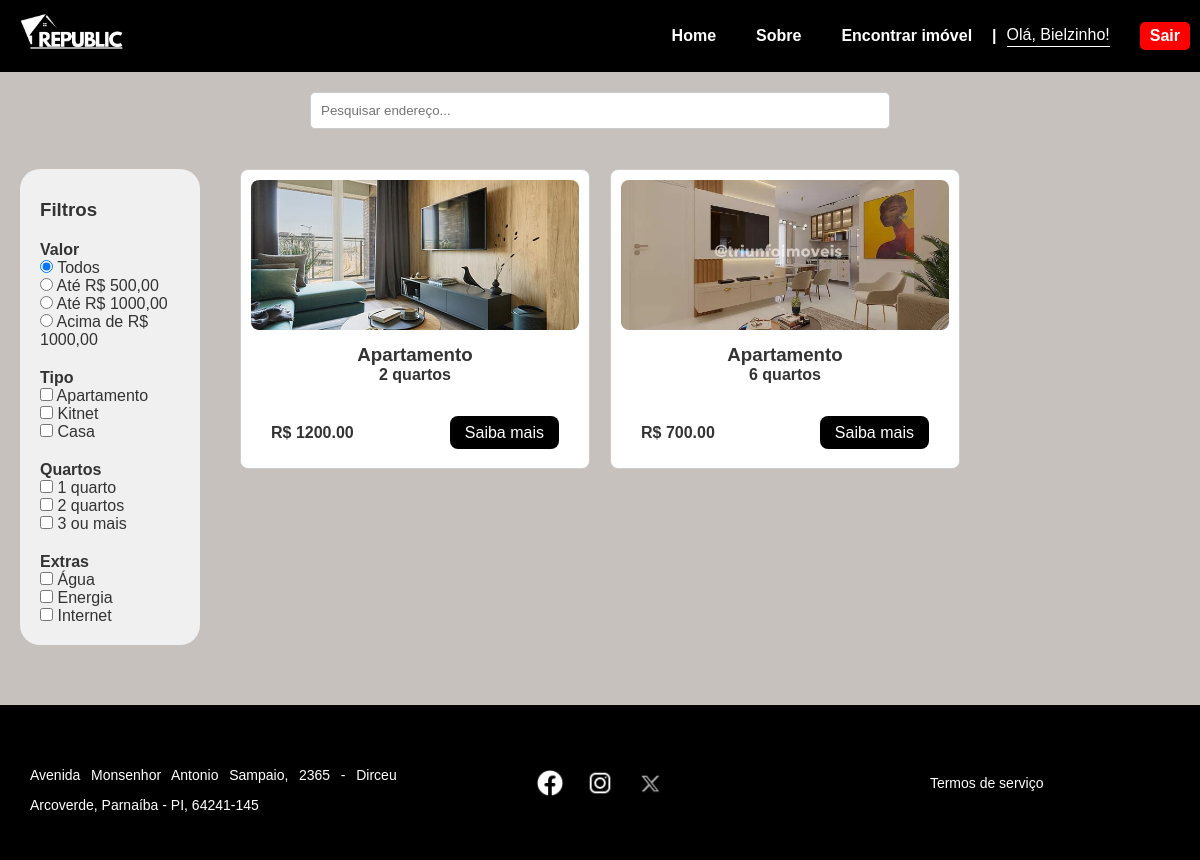
Screenshot of /pesquisa (signed in) with the database file from the repository.
### tables this page shows
CREATE TABLE usuarios (
    id INTEGER PRIMARY KEY AUTOINCREMENT,
    nome TEXT NOT NULL,
    email TEXT NOT NULL UNIQUE,
    senha TEXT NOT NULL,
    celular TEXT NOT NULL
);

CREATE TABLE apartamentos (
    id INTEGER PRIMARY KEY AUTOINCREMENT,
    endereco TEXT,
    bairro TEXT,
    numero TEXT,
    cep TEXT,
    complemento TEXT,
    valor REAL,
    quartos INTEGER,
    banheiros INTEGER,
    inclusos TEXT,
    outros TEXT,
    descricao TEXT,
    imagem TEXT,
    tipo TEXT
, usuario_id INTEGER);

### app.py (the view)
@app.route('/pesquisa')
def pesquisa():
    conn = sqlite3.connect('instance/banco.db')
    cursor = conn.cursor()
    cursor.execute("SELECT id, tipo, quartos, valor, endereco, inclusos, imagem FROM apartamentos")
    rows = cursor.fetchall()
    conn.close()
    apartamentos = []
    for row in rows:
        apt = {
            'id': row[0],
            'tipo': row[1],
            'quartos': row[2],
            'valor': row[3],
            'endereco': row[4],
            'inclusos': row[5].split(',') if row[5] else [],
            'imagens': row[6].split(',') if row[6] else ['default.jpg']
        }
        apartamentos.append(apt)
    return render_template('pesquisa.html', apartamentos=apartamentos)

### app.py (called while the page is built)
def obter_usuario_nome():
    if 'usuario_id' in session:
        conn = sqlite3.connect('instance/banco.db')
        cursor = conn.cursor()
        cursor.execute('SELECT nome FROM usuarios WHERE id = ?', (session['usuario_id'],))
        usuario = cursor.fetchone()
        conn.close()
        if usuario:
            return usuario[0]
    return None

@app.context_processor
def inject_usuario_nome():
    return dict(usuario_nome=obter_usuario_nome())

### templates/pesquisa.html (shortened to what this page needs)
<!DOCTYPE html>
<html lang="pt-BR">
<head>
    <link rel="stylesheet" href="{{ url_for('static', filename='css/style.css') }}">
    <link rel="stylesheet" href="{{ url_for('static', filename='css/pesquisa.css') }}">
</head>
<body>
    <header class="header">
        <div class="logo">
            <a href="{{ url_for('index') }}">
                <img src="{{ url_for('static', filename='img/logo/logo_branca.png') }}" alt="Republic Logo">
            </a>
        </div>
        <nav class="nav">
            <a href="{{ url_for('index') }}">Home</a>
            <a href="{{ url_for('sobre') }}">Sobre</a>
            <a href="{{ url_for('pesquisa') }}">Encontrar imóvel</a>
            {% if usuario_nome %}
                <div class="user-info">
                    <div class="separator">|</div>
                    <span class="saudacao">Olá, {{ usuario_nome }}!</span>
                    <a href="{{ url_for('logout') }}" class="logout-btn">Sair</a>
                </div>
            {% else %}
                <a href="{{ url_for('cadastro') }}">Login / Cadastro</a>
            {% endif %}
        </nav>
    </header>
    <section class="search-bar">
        <input type="text" id="searchInput" placeholder="Pesquisar endereço...">
    </section>
    <main>
        <aside class="filters">
            <h3>Filtros</h3>
            <h4>Valor</h4>
            <label><input type="radio" name="valor" value="todos" checked> Todos</label><br>
            <label><input type="radio" name="valor" value="500"> Até R$ 500,00</label><br>
            <label><input type="radio" name="valor" value="1000"> Até R$ 1000,00</label><br>
            <label><input type="radio" name="valor" value="acima"> Acima de R$ 1000,00</label>
            <h4>Tipo</h4>
            <label><input type="checkbox" name="tipo" value="apartamento"> Apartamento</label><br>
            <label><input type="checkbox" name="tipo" value="kitnet"> Kitnet</label><br>
            <label><input type="checkbox" name="tipo" value="casa"> Casa</label>
            <h4>Quartos</h4>
            <label><input type="checkbox" name="quartos" value="1"> 1 quarto</label><br>
            <label><input type="checkbox" name="quartos" value="2"> 2 quartos</label><br>
            <label><input type="checkbox" name="quartos" value="3"> 3 ou mais</label>
            <h4>Extras</h4>
            <label><input type="checkbox" name="extras" value="agua"> Água</label><br>
            <label><input type="checkbox" name="extras" value="energia"> Energia</label><br>
            <label><input type="checkbox" name="extras" value="internet"> Internet</label>
        </aside>
        <section class="cards" id="cardContainer">
            {% for apt in apartamentos %}
            <div class="card"
                data-tipo="{{ apt.tipo }}"
                data-quartos="{{ apt.quartos }}"
                data-valor="{{ apt.valor }}"
                data-extras="{{ apt.inclusos|join(',') }}"
                data-endereco="{{ apt.endereco }}">
                <div class="imagens-card">
                    {% set primeira_imagem = apt.imagens[0] if apt.imagens else 'default.jpg' %}
                    <img src="{{ url_for('static', filename='img/apts/' ~ primeira_imagem) }}" alt="Imagem do imóvel">
                </div>
                <h3>{{ apt.tipo|capitalize }}</h3>
                <p>{{ apt.quartos }} quarto{{ 's' if apt.quartos > 1 }}</p>
                <div class="card-footer">
                    <p class="preco">R$ {{ "%.2f"|format(apt.valor|float) }}</p>
                    <div class="botao">
                        <a href="{{ url_for('detalhes_apartamento', id=apt.id) }}">Saiba mais</a>
                    </div>
                </div>
            </div>
            {% endfor %}
        </section>
    </main>
    <footer class="footer">
        <div class="footer-content">
            <div class="container text-center">
                <div class="row">
                    <div class="col">
                        <p>Avenida Monsenhor Antonio Sampaio, 2365 - Dirceu Arcoverde, Parnaíba - PI, 64241-145</p>
                    </div>
                    <div class="col">
                        <div class="socials">
                            <a href="#"><img src="{{ url_for('static', filename='img/socials/facebook.png') }}" alt="Facebook"></a>
                            <a href="#"><img src="{{ url_for('static', filename='img/socials/ig.png') }}" alt="Instagram"></a>
                            <a href="#"><img src="{{ url_for('static', filename='img/socials/x.webp') }}" alt="X"></a>
                        </div>
                    </div>
                    <div class="col">
                        <a href="{{ url_for('termos') }}">Termos de serviço</a>
                    </div>
                </div>
            </div>
        </div>
    </footer>
</body>
</html>

### static/css/style.css (style rules this page uses)
* { margin: 0; padding: 0; box-sizing: border-box; }
body { font-family: Arial, sans-serif; background-color: #c6c1bd; color: #333; }
.nav { display: flex; align-items: center; gap: 20px; }
.user-info { display: flex; align-items: center; gap: 10px; }
.separator { color: white; font-weight: bold; }
.saudacao { color: white; border-bottom: 1px solid white; padding-bottom: 2px; }
.logout-btn { background-color: red; color: white; padding: 5px 10px; border-radius: 5px; text-decoration: none; font-weight: bold; transition: background-color 0.3s; }
.header { background: rgb(0, 0, 0); display: flex; align-items: center; justify-content: space-between; padding: 10px; }
.logo img { width: 120px; }
.nav a { color: white; text-decoration: none; margin-left: 20px; font-weight: bold; }
.container { padding: 30px 50px; }
.container p { text-align: justify; line-height: 30px; margin-top: 15px; }
.card { background-color: rgba(255, 255, 255, 0.849); padding: 20px; border-radius: 10px; width: 300px; height: 250px; }
.card img { width: 50px; height: 50px; margin-top: 25%; margin-bottom: 10px; }
.card p { font-size: 16px; font-weight: bold; }
.footer { background-color: black; color: white; padding: 30px 0; font-size: 14px; }
.footer-content .container { max-width: 1200px; margin: 0 auto; padding: 0 20px; }
.footer-content .row { display: flex; justify-content: space-between; align-items: center; flex-wrap: wrap; text-align: center; }
.footer-content .col { flex: 1; padding: 10px; }
.footer-content .socials a img { width: 30px; margin: 0 8px; vertical-align: middle; }
.footer-content a { color: white; text-decoration: none; }

### static/css/pesquisa.css (style rules this page uses)
.search-bar { margin: 20px; text-align: center; }
.search-bar input { padding: 10px; width: 50%; border-radius: 5px; border: 1px solid #ccc; }
main { display: flex; }
.filters { width: 15%; padding: 20px; background: #f0f0f0; margin: 20px; border-radius: 20px; }
.filters h3 { margin-top: 10px; }
.filters h4 { margin-top: 20px; }
.cards { width: 80%; padding: 20px; display: grid; grid-template-columns: repeat(3, 1fr); gap: 20px; }
.cards .card { width: 350px; height: 300px; background: white; border: 1px solid #ccc; padding: 10px; border-radius: 8px; text-align: center; display: flex; flex-direction: column; justify-content: space-between; }
.card img { width: 100%; height: 150px; object-fit: cover; border-radius: 8px; margin-top: 0; }
.card-footer { display: flex; justify-content: space-between; align-items: center; margin-top: 20px; width: 100%; padding: 20px; }
.preco { font-weight: bold; font-size: 1.2em; text-align: left; flex: 1; }
.botao { text-align: right; }
.botao a { background-color: black; color: white; padding: 8px 15px; text-decoration: none; border-radius: 8px; }
footer { background: black; color: white; padding: 20px; margin-top: 40px; }

### rows the page displays
usuarios: nome "Bielzinho"
apartamentos: shows a picture, tipo "Apartamento", quartos "2", quartos "s", valor "1200.00"
apartamentos: imagem (picture), tipo "Apartamento", quartos "6", quartos "s", valor "700.00"
